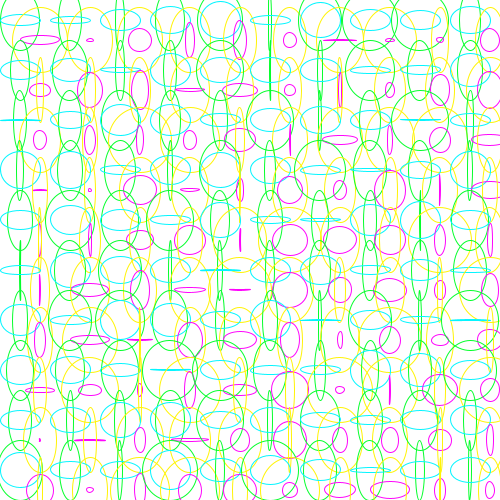
Frame 1 (no input)
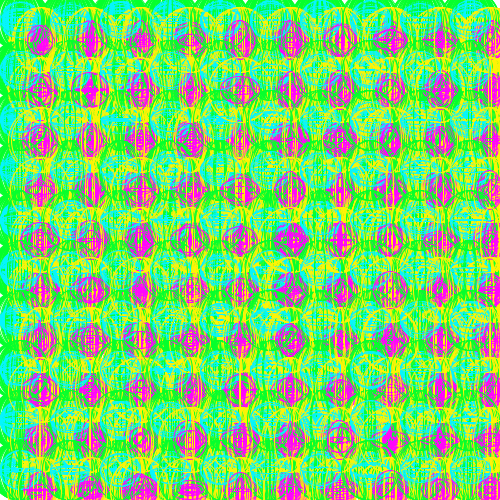
Frame 60 (the mouse pressed at the canvas centre just before this capture)
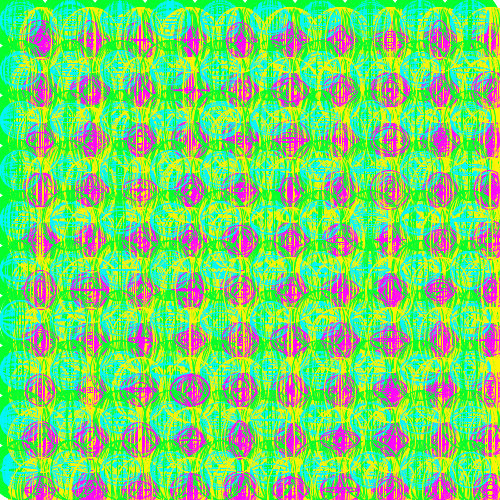
Frame 120 (the mouse held since frame 60 and released just before this capture)

The Processing sketch that drew these frames (run headless with seeded random() and noise(); from frame 60 on, the mouse is pressed at the canvas centre):

// Processing sketch: processing_80600
// ── processing_80600.pde

//je crée mon sketch
void setup ()
{
  size (500,500);
  background(255);
  smooth();
  noFill();
}

//je crée ma fontion draw
void draw ()
{
  //je crée une boucle for
for (int posX=20; posX<width; posX= posX+50)
{
  for (int posY=20; posY<height; posY= posY+50)
  {
  //je crée des cerlces avec ces boucles for
  stroke(#05FF2C);
  ellipse(posX,posY,random(60),60);
  //je crée des cercles avec ces boucles for
  stroke(#05F5FF);
  ellipse(posX,posY,40,random(40));
  //je crée d'autres ellipses en décalages
  stroke(#FF05FC);
  ellipse(posX+20,posY+20,random(40),random(40));
  //je crée d'autres ellipses en décalages
  stroke(#FFF305);
  ellipse(posX+20,posY+20,random(65),65);
  }
  
  //je fais un rectangle par dessus
 
}
  
  
  
}
